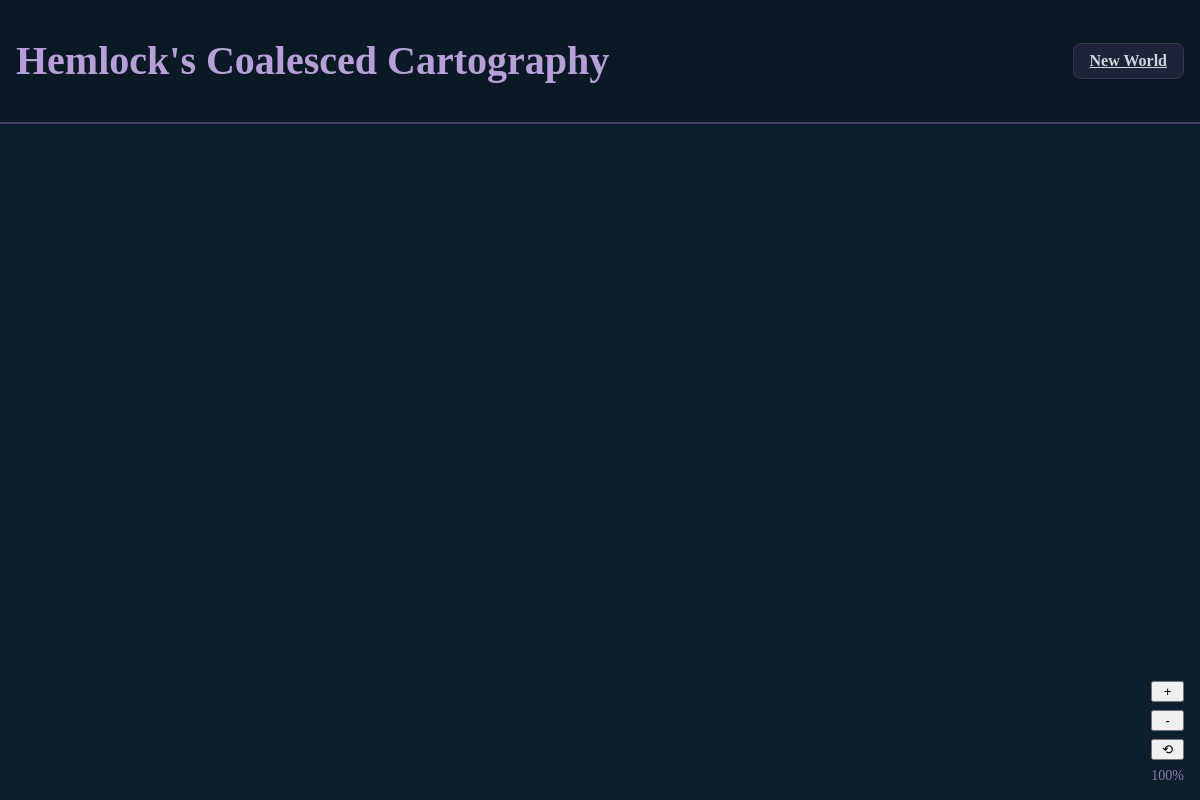
The page /index on the database as committed earlier.
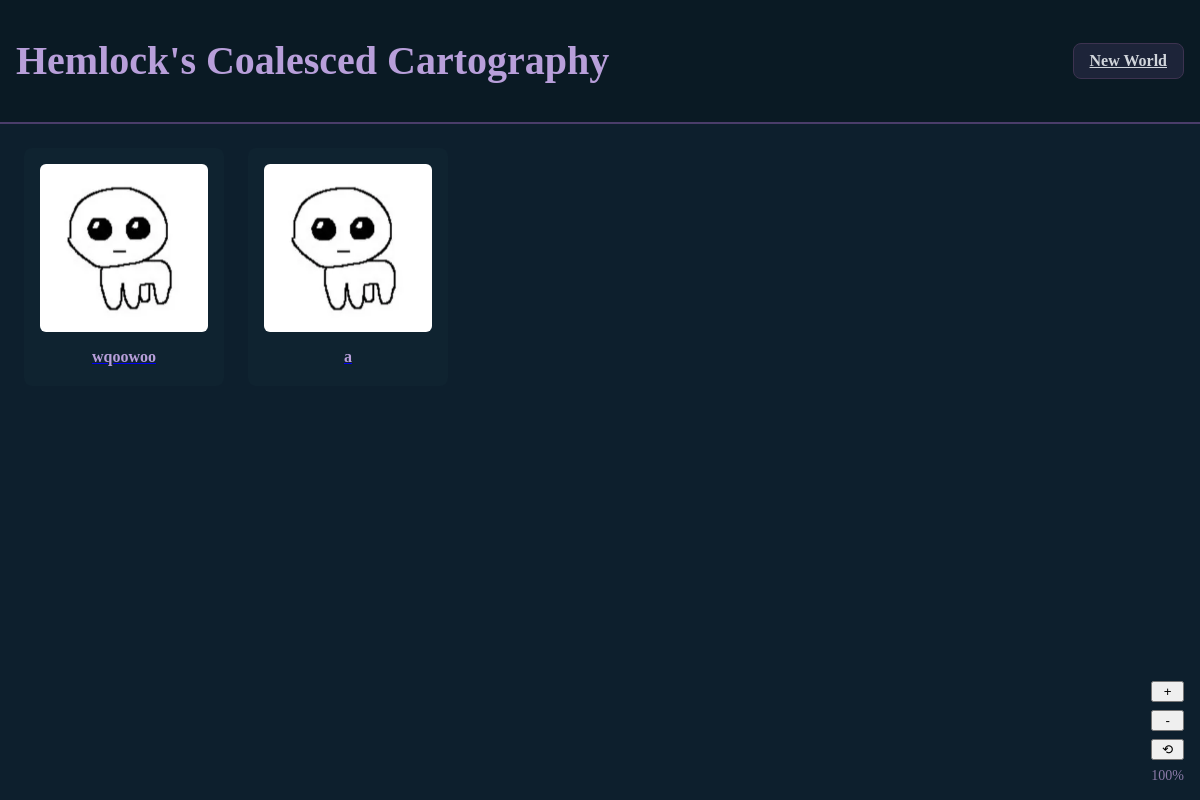
The same page on the database as committed later.
### app/models.py (models this page shows)
class World(db.Model):
    id: so.Mapped[int] = so.mapped_column(primary_key=True)
    name: so.Mapped[str] = so.mapped_column(sa.String(64), index=True, unique=True)
    thumbnail_path: so.Mapped[str] = so.mapped_column(sa.String(255), default='./static/images/default.png')
    created: so.Mapped[datetime] = so.mapped_column(index=True, default=lambda: datetime.now(timezone.utc))
    maps: so.WriteOnlyMapped['Map'] = so.relationship(back_populates='world')
    def __repr__(self):
        return f'{self.name}'

### app/routes.py (the view)
@app.route('/')
@app.route('/index')
def index():
    worlds = db.session.scalars(
        sa.select(World).order_by(World.created.desc())
    ).all()
    print(worlds)
    return render_template('index.html', worlds=worlds)

### app/templates/index.html
{% extends "base.html" %}
{% block content %}
<div class="world-container" hx-boost="true">
    {% for world in worlds %}
    <a href="{{ url_for('display_world', id=world.id)}}" class="world-card">
        <img src="{{ world.thumbnail_path }}" alt="{{ world.name }} Logo">
        <h2>{{ world.name }}</h2>
    </a>
    {% endfor %}
</div>
{% endblock %}

### app/templates/base.html (shortened to what this page needs)
<!DOCTYPE html>
<html lang="en">
<head>
    <link rel="stylesheet" href="/static/style.css">
</head>
<body hx-boost="true" >
    <div class="header-container">
        <h1 class="header-title">Hemlock's Coalesced Cartography</h1>
        <nav class="nav-links">
            <a href="{{ url_for('new_world') }}" class="btn-secondary">New World</a>
        </nav>
    </div>
    {% block content %}{% endblock %}
    <div class="zoom-controls">
        <button id="zoom-in-btn" class="zoom-btn">+</button>
        <button id="zoom-out-btn" class="zoom-btn">-</button>
        <button id="zoom-reset-btn" class="zoom-btn">⟲</button>
        <div id="zoom-indicator" class="zoom-indicator">100%</div>
    </div>

### app/static/style.css (style rules this page uses)
body { background-color: #0d1f2d; color: #e5e7eb; margin: 0; font-family: Cathedral; display: flex; flex-direction: column; }
.header-container { display: flex; justify-content: space-between; align-items: center; top: 0; left: 0; right: 0; z-index: 50; background-color: #0a1a24; border-bottom: 2px solid #4a3d6a; padding: 1rem; }
.header-title { font-size: 2.5rem; line-height: 2.25rem; font-weight: 700; color: #b89fda; }
.nav-links { display: flex; gap: 1rem; margin-left: auto; }
.world-container { display: grid; grid-template-columns: repeat(auto-fill, minmax(150px, 200px)); gap: 24px; padding: 24px; justify-content: start; }
.world-card { background-color: #0f2330; padding: 16px; border-radius: 8px; display: flex; flex-direction: column; cursor: pointer; transition: background-color 0.3s ease; }
.world-card img { width: 100%; aspect-ratio: 1 / 1; border-radius: 6px; object-fit: cover; display: block; }
.world-card h2 { color: #b89fda; margin: 16px 0 4px; font-size: 1rem; white-space: nowrap; overflow: hidden; text-overflow: ellipsis; text-align: center; }
.btn-secondary { background: rgba(74, 61, 106, 0.3); color: #d1d5db; padding: 0.5rem 1rem; border-radius: 0.5rem; border: 1px solid #3d3350; font-weight: 600; cursor: pointer; transition: 0.2s; }
.zoom-controls { position: fixed; bottom: 1rem; right: 1rem; display: flex; flex-direction: column; gap: 0.5rem; z-index: 40; }
.zoom-indicator { text-align: center; font-size: 0.875rem; color: #8b7ba8; }

Rows that differ between the two databases and show on the page:
added World: thumbnail_path (placeholder picture), name "wqoowoo"
added World: thumbnail_path (placeholder picture), name "a"
